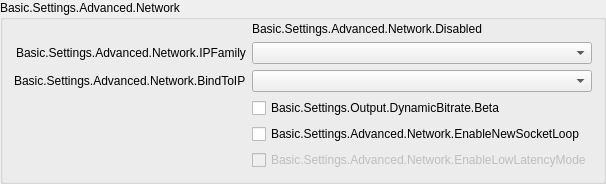
                 <widget class="QGroupBox" name="advNetworkGroupBox">
                  <property name="title">
                   <string>Basic.Settings.Advanced.Network</string>
                  </property>
                  <layout class="QFormLayout" name="formLayout_23">
                   <property name="fieldGrowthPolicy">
                    <enum>QFormLayout::AllNonFixedFieldsGrow</enum>
                   </property>
                   <property name="labelAlignment">
                    <set>Qt::AlignRight|Qt::AlignTrailing|Qt::AlignVCenter</set>
                   </property>
                   <property name="topMargin">
                    <number>2</number>
                   </property>
                   <item row="0" column="1">
                    <widget class="QLabel" name="advNetworkDisabled">
                     <property name="text">
                      <string>Basic.Settings.Advanced.Network.Disabled</string>
                     </property>
                    </widget>
                   </item>
                   <item row="1" column="0">
                    <widget class="QLabel" name="ipFamilyLabel">
                     <property name="text">
                      <string>Basic.Settings.Advanced.Network.IPFamily</string>
                     </property>
                     <property name="buddy">
                      <cstring>ipFamily</cstring>
                     </property>
                    </widget>
                   </item>
                   <item row="1" column="1">
                    <widget class="QComboBox" name="ipFamily"/>
                   </item>
                   <item row="2" column="0">
                    <widget class="QLabel" name="bindToIPLabel">
                     <property name="text">
                      <string>Basic.Settings.Advanced.Network.BindToIP</string>
                     </property>
                     <property name="buddy">
                      <cstring>bindToIP</cstring>
                     </property>
                    </widget>
                   </item>
                   <item row="2" column="1">
                    <widget class="QComboBox" name="bindToIP"/>
                   </item>
                   <item row="4" column="1">
                    <widget class="QCheckBox" name="enableNewSocketLoop">
                     <property name="text">
                      <string>Basic.Settings.Advanced.Network.EnableNewSocketLoop</string>
                     </property>
                    </widget>
                   </item>
                   <item row="5" column="1">
                    <widget class="QCheckBox" name="enableLowLatencyMode">
                     <property name="enabled">
                      <bool>false</bool>
                     </property>
                     <property name="text">
                      <string>Basic.Settings.Advanced.Network.EnableLowLatencyMode</string>
                     </property>
                    </widget>
                   </item>
                   <item row="4" column="0">
                    <spacer name="horizontalSpacer_7">
                     <property name="orientation">
                      <enum>Qt::Horizontal</enum>
                     </property>
                     <property name="sizeHint" stdset="0">
                      <size>
                       <width>170</width>
                       <height>1</height>
                      </size>
                     </property>
                    </spacer>
                   </item>
                   <item row="3" column="1">
                    <widget class="QCheckBox" name="dynBitrate">
                     <property name="toolTip">
                      <string>Basic.Settings.Output.DynamicBitrate.TT</string>
                     </property>
                     <property name="text">
                      <string>Basic.Settings.Output.DynamicBitrate.Beta</string>
                     </property>
                    </widget>
                   </item>
                  </layout>
                 </widget>
